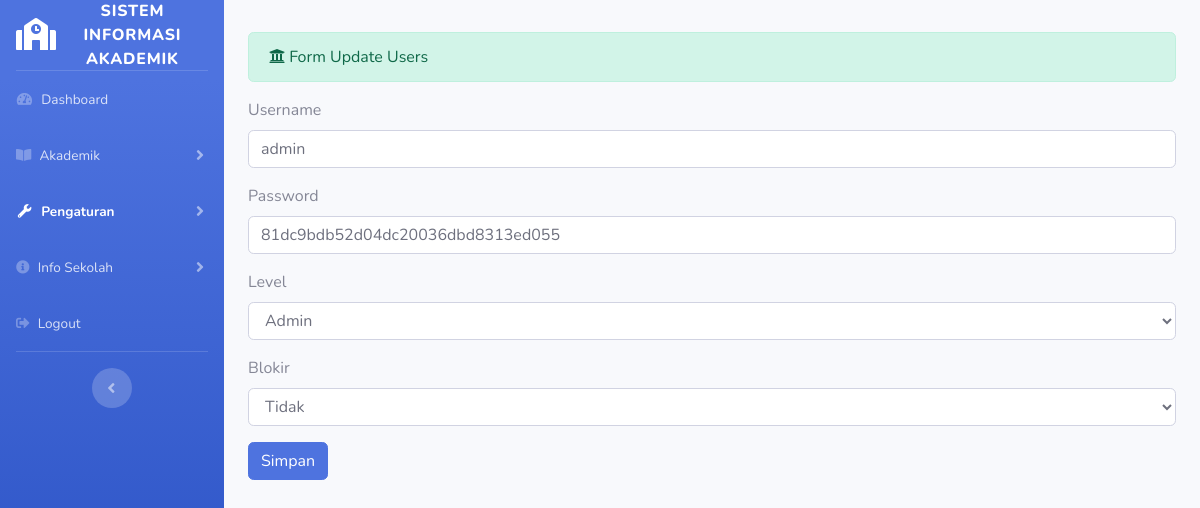
The page /admin/users/update/1 on the database its author committed.
### tables this page shows
CREATE TABLE `user` (
  `id` int(11) NOT NULL,
  `username` varchar(255) NOT NULL,
  `password` varchar(255) NOT NULL,
  `level` enum('admin','user') NOT NULL,
  `blokir` enum('N','Y') NOT NULL,
  `id_session` varchar(255) NOT NULL
);

### application/controllers/admin/users.php (called while the page is built, shortened)
<?php
class Users extends CI_Controller
{
    public function update($id)
    {
        $where = array('id' => $id);
        $data['user'] = $this->user_model->edit_data($where, 'user')->result();
        $this->load->view('templates_admin/header_dashboard');
        $this->load->view('templates_admin/sidebar3');
        $this->load->view('admin/users_update', $data);
        $this->load->view('templates_admin/footer');
    }
}

### index.php (called while the page is built, shortened)
<?php
require_once BASEPATH.'core/CodeIgniter.php';

### application/models/user_model.php (called while the page is built, shortened)
<?php
class User_model extends CI_Model
{
    public function edit_data($where, $table)
    {
        return $this->db->get_where($table, $where);
    }
}

### application/views/admin/users_update.php (the view, shortened to what this page needs)
<div class="container-fluid">
    <div class="alert alert-success" role="alert">
        <i class="fas fa-university"></i> Form Update Users
    </div>
    <?php foreach ($user as $user) : ?>
        <form method="post" action="<?php echo base_url('admin/users/update_aksi') ?>">
            <div class="form-group">
                <label>Username</label>
                <input type="text" name="username" placeholder="Masukkan Username" class="form-control" value="<?php echo $user->username ?>">
            </div>
            <div class="form-group">
                <label>Password</label>
                <input type="text" name="password" placeholder="Masukkan Password" class="form-control" value="<?php echo $user->password ?>">
            </div>
            <div class="form-group">
                <label>Level</label>
                <select name="level" class="form-control" value="<?php echo $user->level ?>">
                    <?php
                    if ($level == 'admin') {
                    ?>
                        <option value="admin" selected>Admin</option>
                        <option value="user">User</option>
                    <?php
                    } elseif ($level == 'user') {
                    ?>
                        <option value="admin">Admin</option>
                        <option value="user" selected>User</option>
                    <?php
                    } else {
                    ?>
                        <option value="admin">Admin</option>
                    <?php } ?>
                </select>
            </div>
            <div class="form-group">
                <label>Blokir</label>
                <select name="blokir" class="form-control">
                    <?php
                    if ($blokir == 'Y') {
                    ?>
                        <option value="Y" selected>Ya</option>
                        <option value="N">Tidak</option>
                    <?php
                    } elseif ($blokir == 'N') {
                    ?>
                        <option value="Y">Ya</option>
                        <option value="N" selected>Tidak</option>
                    <?php
                    } else {
                    ?>
                        <option value="N" selected>Tidak</option>
                    <?php } ?>
                </select>
            </div>
            <button type="submit" class="btn btn-primary">Simpan</button>
        </form>
    <?php endforeach; ?>
</div>

### rows shown on the page
user: username "admin", password "81dc9bdb52d04dc20036dbd8313ed055", level "Admin"
